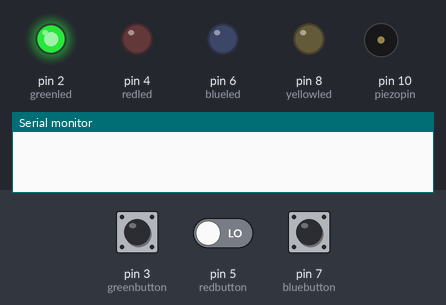
Recording of a sketch running on a simulated Arduino Uno, built with avr-gcc and run on an emulated ATmega328P. Shown: output pins drawn as LEDs (lit = HIGH), buzzer (waves = sounding), the last lines printed to the serial monitor. The test bench sets the inputs (shaded band); at power-on: pin 3 (greenbutton) LOW, pin 5 (redbutton) LOW, pin 7 (bluebutton) LOW.

Above: at 2.1 s.
At 3.1 s:
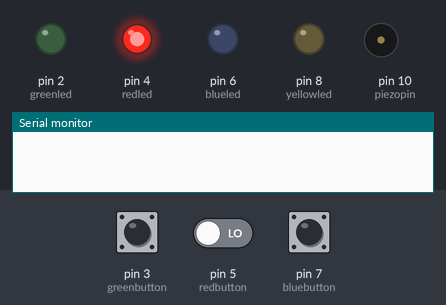
At 6.8 s:
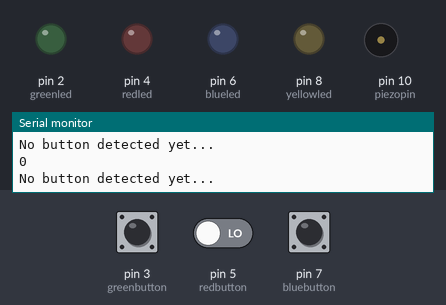
6.9 s: pin 3 (greenbutton) pulled HIGH for 0.15 s
8.5 s: pin 3 (greenbutton) driven HIGH and pin 5 (redbutton) driven HIGH
Timing chart, 0 to 11.5 s (numbered marks = the images above; inputs shaded):
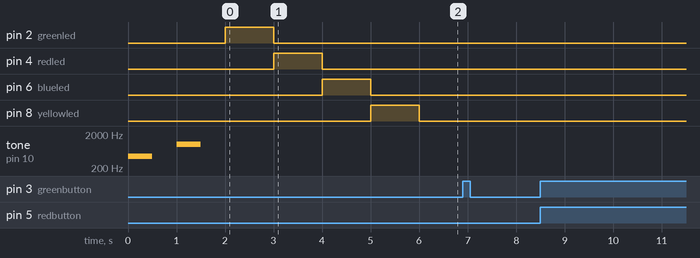

The sketch:

TestingSequence.ino
```cpp
const int greenled = 2;
const int redled = 4;
const int blueled = 6;
const int yellowled = 8;

const int greenbutton = 3;
const int redbutton = 5;
const int bluebutton = 7;
const int yellowbutton = 9;

const int piezopin = 10;

int sequence[] = { 2, 2, 3 };
long randNumber;

bool buttonState = LOW;

void setup() {
  // led pins
  pinMode(greenled, OUTPUT);
  pinMode(redled, OUTPUT);
  pinMode(blueled, OUTPUT);
  pinMode(yellowled, OUTPUT);
  // button pins
  pinMode(greenbutton, INPUT);
  pinMode(redbutton, INPUT);
  pinMode(bluebutton, INPUT);
  pinMode(yellowbutton, INPUT);

  // piezo pin
  pinMode(piezopin, OUTPUT);

  Serial.begin(9600);
}

void loop() {
  // Generate a tone of 1000Hz for 1 second
  tone(piezopin, 440);
  delay(500);
  // Stop the tone
  noTone(piezopin);
  delay(500);  // Wait for 1 second before repeating

  tone(piezopin, 1000);
  delay(500);

  noTone(piezopin);
  delay(500);

  blinkLed(greenled);
  blinkLed(redled);
  blinkLed(blueled);
  blinkLed(yellowled);

  waitForButtonPress(greenbutton);
  waitForButtonPress(redbutton);
  waitForButtonPress(bluebutton);
  waitForButtonPress(yellowbutton);

  Serial.println("Checks completed!");
}

void blinkLed(int ledpin) {
  digitalWrite(ledpin, HIGH);
  delay(1000);
  digitalWrite(ledpin, LOW);
}

void waitForButtonPress(int buttonPin) {
  Serial.println("Checking button...");
  bool buttonPressed = digitalRead(buttonPin);
  Serial.println(buttonPressed);
  while (buttonPressed == LOW) {
    Serial.println("No button detected yet...");
    buttonPressed = digitalRead(buttonPin);
    Serial.println(digitalRead(buttonPin));
  }
  Serial.println("Sucess~");
}
```
